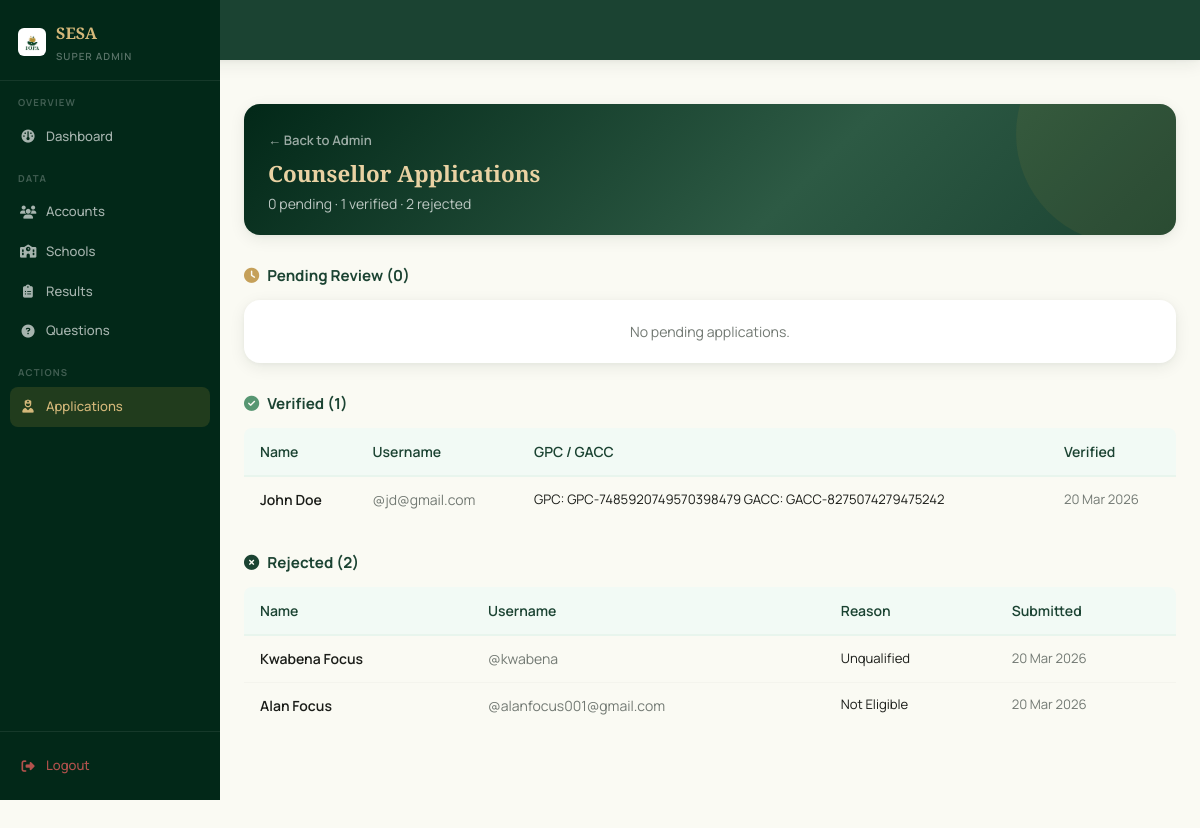
The app's page /admin/counsellors (signed in) with its own data.
### app/models/counsellor_profile.py (models this page shows, shortened)
class CounsellorProfile(db.Model):
    __tablename__ = 'counsellor_profiles'
    id = db.Column(db.Integer, primary_key=True)
    account_id = db.Column(
        db.Integer,
        db.ForeignKey('accounts.id', ondelete='CASCADE'),
        nullable=False,
        unique=True,
        index=True,
    )
    account = db.relationship('Accounts', backref=db.backref('counsellor_profile', uselist=False))
    gpc_number    = db.Column(db.String(50),  nullable=True)   # Ghana Psychology Council
    gacc_number   = db.Column(db.String(50),  nullable=True)   # Ghana Assoc. of Certified Counsellors
    _ghana_card_encrypted = db.Column('ghana_card_number', db.String(500), nullable=True)  # National ID — encrypted
    @property
    def ghana_card_number(self):
        if not self._ghana_card_encrypted:
            return None
        f = _get_fernet()
        if not f:
            return self._ghana_card_encrypted
        try:
            return f.decrypt(self._ghana_card_encrypted.encode()).decode()
        except Exception:
            return self._ghana_card_encrypted
    @ghana_card_number.setter
    def ghana_card_number(self, value):
        if not value:
            self._ghana_card_encrypted = None
            return
        f = _get_fernet()
        if not f:
            self._ghana_card_encrypted = value
            return
        self._ghana_card_encrypted = f.encrypt(value.encode()).decode()
    specialisations = db.Column(db.String(300), nullable=True)  # comma-separated
    bio             = db.Column(db.Text,         nullable=True)
    years_experience = db.Column(db.Integer,     nullable=True)
    photo_url = db.Column(db.String(500), nullable=True)
    verification_status = db.Column(
        db.String(20),
        default='pending',
        nullable=False,
        index=True,
    )  # 'pending' | 'verified' | 'rejected'
    rejection_reason = db.Column(db.Text, nullable=True)
    submitted_at     = db.Column(
        db.DateTime,
        default=lambda: datetime.now(timezone.utc),
        nullable=False,
    )
    verified_at = db.Column(db.DateTime, nullable=True)
    subscription_paid      = db.Column(db.Boolean,  default=False,  nullable=False)
    subscription_expires   = db.Column(db.DateTime, nullable=True)
    paystack_reference     = db.Column(db.String(100), nullable=True)
    payment_date           = db.Column(db.DateTime,    nullable=True)

### app/models/account.py (models this page shows, shortened)
class Accounts(UserMixin, db.Model):
    __tablename__ = 'accounts'
    id = db.Column(db.Integer, primary_key=True)
    fname = db.Column(db.String(100), nullable=False)
    lname = db.Column(db.String(100), nullable=False)
    email = db.Column(db.String(120), unique=True, nullable=True, index=True)
    username = db.Column(db.String(50), unique=True, nullable=False, index=True)
    password = db.Column(db.String(256), nullable=False)
    school_name = db.Column(db.String(200), nullable=True)
    gender = db.Column(db.String(20), nullable=True)
    birthdate = db.Column(db.Date, nullable=True)
    last_login = db.Column(db.DateTime, nullable=True)
    created_at = db.Column(db.DateTime, default=lambda: datetime.now(timezone.utc))
    school_id = db.Column(
        db.Integer,
        db.ForeignKey('school.id', ondelete='CASCADE', name='fk_accounts_school_id'),
        nullable=True,
        index=True
    )
    class_group = db.Column(db.String(50), nullable=True)   # e.g. "Form 2A", "JHS 3B"
    level = db.Column(db.String(20), nullable=True)          # jhs | shs | university
    claim_code_hash  = db.Column(db.String(256), nullable=True)
    claim_code_plain = db.Column(db.String(20),  nullable=True)
    is_claimed       = db.Column(db.Boolean, default=True, nullable=False, server_default='1')
    is_admin = db.Column(db.Boolean, default=False, nullable=False)
    is_counsellor = db.Column(db.Boolean, default=False, server_default='0', nullable=False)
    failed_attempts = db.Column(db.Integer, default=0, server_default='0', nullable=False)
    locked_until = db.Column(db.DateTime, nullable=True)  # NULL = not locked
    phone = db.Column(db.String(20), nullable=True)
    consent_given = db.Column(db.Boolean, default=False, nullable=False, server_default='0')
    consent_given_at = db.Column(db.DateTime, nullable=True)
    consent_version = db.Column(db.String(10), nullable=True)  # e.g. 'v1.0'
    test_results = db.relationship(
        'TestResult',
        backref='account',
        lazy='dynamic',
        cascade='all, delete-orphan'
    )
    @property
    def full_name(self):
        return f'{self.fname} {self.lname}'
    @property
    def is_super_admin(self):
        return self.is_admin
    LOCKOUT_THRESHOLD = 5      # failed attempts before lockout
    LOCKOUT_MINUTES   = 15     # minutes locked after threshold reached

### app/routes/admin.py (the view)
@admin_bp.route('/counsellors')
@login_required
@super_admin_required
def counsellor_applications():
    from app.models.counsellor_profile import CounsellorProfile
    pending = (
        db.session.query(CounsellorProfile, Accounts)
        .join(Accounts, Accounts.id == CounsellorProfile.account_id)
        .filter(CounsellorProfile.verification_status == 'pending')
        .order_by(CounsellorProfile.submitted_at.asc())
        .all()
    )
    verified = (
        db.session.query(CounsellorProfile, Accounts)
        .join(Accounts, Accounts.id == CounsellorProfile.account_id)
        .filter(CounsellorProfile.verification_status == 'verified')
        .order_by(CounsellorProfile.verified_at.desc())
        .all()
    )
    rejected = (
        db.session.query(CounsellorProfile, Accounts)
        .join(Accounts, Accounts.id == CounsellorProfile.account_id)
        .filter(CounsellorProfile.verification_status == 'rejected')
        .order_by(CounsellorProfile.submitted_at.desc())
        .all()
    )
    return render_template(
        'admin/counsellor_applications.html',
        pending=pending,
        verified=verified,
        rejected=rejected,
    )

### app/templates/admin/counsellor_applications.html (shortened to what this page needs)
{% extends 'base.html' %}
{% block body %}
<aside class="admin-sidebar" id="adminSidebar">
  <div class="admin-sidebar-brand">
    <img src="{{ url_for('static', filename='images/Pofa.png') }}" alt="SESA" style="width:28px; height:28px; border-radius:6px; object-fit:contain;">
    <div>
      <span>SESA</span>
      <small>Super Admin</small>
    </div>
  </div>
  <nav class="admin-nav">
    <div class="admin-nav-section">Overview</div>
    <a href="{{ url_for('admin.dashboard') }}" class="admin-nav-item">
      <i class="fa-solid fa-gauge"></i> Dashboard
    </a>
    <div class="admin-nav-section">Data</div>
    <a href="{{ url_for('admin.dashboard') }}" class="admin-nav-item">
      <i class="fa-solid fa-users"></i> Accounts
    </a>
    <a href="{{ url_for('admin.dashboard') }}" class="admin-nav-item">
      <i class="fa-solid fa-school"></i> Schools
    </a>
    <a href="{{ url_for('admin.dashboard') }}" class="admin-nav-item">
      <i class="fa-solid fa-clipboard-list"></i> Results
    </a>
    <a href="{{ url_for('admin.dashboard') }}" class="admin-nav-item">
      <i class="fa-solid fa-circle-question"></i> Questions
    </a>
    <div class="admin-nav-section">Actions</div>
    <a href="{{ url_for('admin.counsellor_applications') }}" class="admin-nav-item active">
      <i class="fa-solid fa-user-nurse"></i> Applications
    </a>
  </nav>
  <div class="admin-sidebar-footer">
    <a href="{{ url_for('auth.logout') }}" class="admin-nav-item" style="color:rgba(255,100,100,.7);">
      <i class="fa-solid fa-right-from-bracket"></i> Logout
    </a>
  </div>
</aside>
<div class="admin-page-main">
  <div class="page-context" style="margin-bottom: 24px;">
    <a href="{{ url_for('admin.dashboard') }}" class="back-link">← Back to Admin</a>
    <h1>Counsellor Applications</h1>
    <p>{{ pending|length }} pending · {{ verified|length }} verified · {{ rejected|length }} rejected</p>
  </div>
  <div class="section-heading">
    <i class="fa-solid fa-clock" style="color: var(--gold-500);"></i>
    Pending Review ({{ pending|length }})
  </div>
  {% if pending %}
    {% for profile, account in pending %}
    {% set initials = account.fname[0] | upper ~ (account.lname[0] | upper if account.lname else '') %}
    <div class="application-card">
      <div class="application-card-top">
        <div class="application-avatar">{{ initials }}</div>
        <div class="application-card-info">
          <div class="application-card-name">{{ account.full_name }}</div>
          <div class="application-card-meta">@{{ account.username }}{% if account.email %} · {{ account.email }}{% endif %}{% if account.phone %} · {{ account.phone }}{% endif %}</div>
        </div>
      </div>
      <div class="application-card-tags">
        {% if profile.gpc_number %}<span class="tag-green">GPC: {{ profile.gpc_number }}</span>{% endif %}
        {% if profile.gacc_number %}<span class="tag-green">GACC: {{ profile.gacc_number }}</span>{% endif %}
        <span class="tag-gray">Ghana Card: {{ profile.ghana_card_number }}</span>
        <span class="tag-gray">{{ profile.years_experience }} yrs exp</span>
      </div>
      <div class="application-card-body">
        {% if profile.specialisations %}
        <div class="application-card-bio"><strong>Specialisations:</strong> {{ profile.specialisations }}</div>
        {% endif %}
        {% if profile.bio %}
        <div class="application-card-bio">{{ profile.bio }}</div>
        {% endif %}
        <div class="application-card-date">Submitted {{ profile.submitted_at.strftime('%d %b %Y, %H:%M') }}</div>
      </div>
      <div class="application-card-actions">
        <form method="POST" action="{{ url_for('admin.verify_counsellor', profile_id=profile.id) }}">
          <input type="hidden" name="csrf_token" value="{{ csrf_token() }}">
          <input type="hidden" name="action" value="approve">
          <button type="submit" class="action-approve">
            <i class="fa-solid fa-circle-check"></i> Approve
          </button>
        </form>
        <div class="action-reject-wrap">
          <button type="button" class="action-reject-btn" onclick="toggleReject(this)">
            <i class="fa-solid fa-circle-xmark"></i> Reject
          </button>
          <div class="reject-popover">
            <form method="POST" action="{{ url_for('admin.verify_counsellor', profile_id=profile.id) }}">
              <input type="hidden" name="csrf_token" value="{{ csrf_token() }}">
              <input type="hidden" name="action" value="reject">
              <textarea name="rejection_reason" rows="2" placeholder="Rejection reason (optional)…"></textarea>
              <div class="reject-popover-actions">
                <button type="button" class="btn-cancel-reject" onclick="toggleReject(this.closest('.reject-popover').previousElementSibling)">Cancel</button>
                <button type="submit" class="btn-confirm-reject">Confirm</button>
              </div>
            </form>
          </div>
        </div>
      </div>
    </div>
    {% endfor %}
  {% else %}
  <div class="card" style="padding: 20px; text-align: center; color: var(--gray-500); font-size: 0.88rem; margin-bottom: 24px;">
    No pending applications.
  </div>
  {% endif %}
  <div class="section-heading">
    <i class="fa-solid fa-circle-check" style="color: var(--green-500);"></i>
    Verified ({{ verified|length }})
  </div>
  {% if verified %}
  <div class="table-wrapper" style="margin-bottom: 24px;">
    <table class="table">
      <thead>
        <tr>
          <th>Name</th>
          <th>Username</th>
          <th>GPC / GACC</th>
          <th>Verified</th>
        </tr>
      </thead>
      <tbody>
        {% for profile, account in verified %}
        <tr>
          <td style="font-weight:600;">{{ account.full_name }}</td>
          <td style="color:var(--gray-500);">@{{ account.username }}</td>
          <td style="font-size:0.82rem;">
            {% if profile.gpc_number %}GPC: {{ profile.gpc_number }}{% endif %}
            {% if profile.gacc_number %} GACC: {{ profile.gacc_number }}{% endif %}
          </td>
          <td style="font-size:0.82rem; color:var(--gray-500);">
            {{ profile.verified_at.strftime('%d %b %Y') if profile.verified_at else '—' }}
          </td>
        </tr>
        {% endfor %}
      </tbody>
    </table>
  </div>
  {% else %}
  <div class="card" style="padding: 20px; text-align: center; color: var(--gray-500); font-size: 0.88rem; margin-bottom: 24px;">
    No verified counsellors yet.
  </div>
  {% endif %}
  {% if rejected %}
  <div class="section-heading">
    <i class="fa-solid fa-circle-xmark" style="color: var(--red-400);"></i>
    Rejected ({{ rejected|length }})
  </div>
  <div class="table-wrapper">
    <table class="table">
      <thead>
        <tr>
          <th>Name</th>
          <th>Username</th>
          <th>Reason</th>
          <th>Submitted</th>
        </tr>
      </thead>
      <tbody>
        {% for profile, account in rejected %}
        <tr>
          <td style="font-weight:600;">{{ account.full_name }}</td>
          <td style="color:var(--gray-500);">@{{ account.username }}</td>
          <td style="font-size:0.82rem; color:var(--gray-600);">{{ profile.rejection_reason or '—' }}</td>
          <td style="font-size:0.82rem; color:var(--gray-500);">{{ profile.submitted_at.strftime('%d %b %Y') }}</td>
        </tr>
        {% endfor %}
      </tbody>
    </table>
  </div>
  {% endif %}
</div>
{% endblock %}

### records on screen
CounsellorProfile: full_name "John Doe", username "jd@gmail.com", gpc_number "GPC-7485920749570398479", gacc_number "GACC-8275074279475242", verified_at "20 Mar 2026"
CounsellorProfile: full_name "Kwabena Focus", username "kwabena", rejection_reason "Unqualified", submitted_at "20 Mar 2026"
CounsellorProfile: full_name "Alan Focus", username "alanfocus001@gmail.com", rejection_reason "Not Eligible", submitted_at "20 Mar 2026"

### other values on screen
{{ pending|length }} "0"
{{ verified|length }} "1"
{{ rejected|length }} "2"
